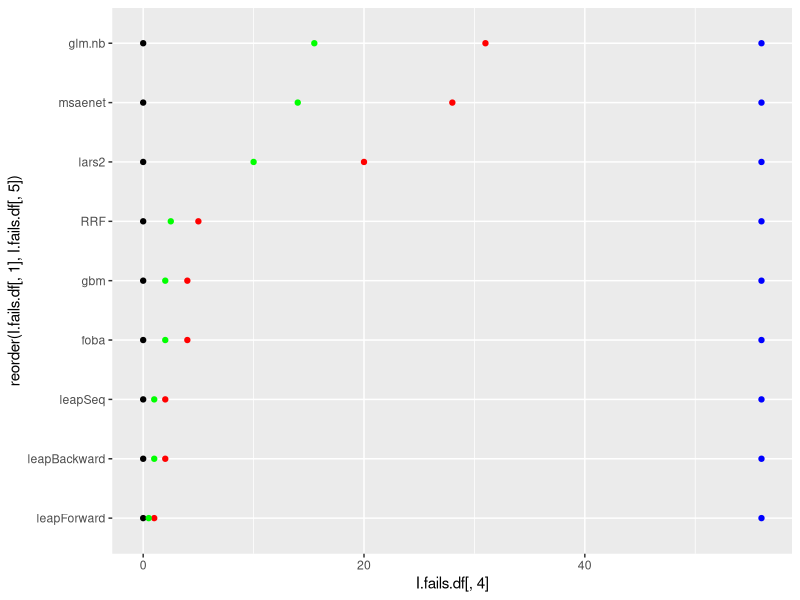
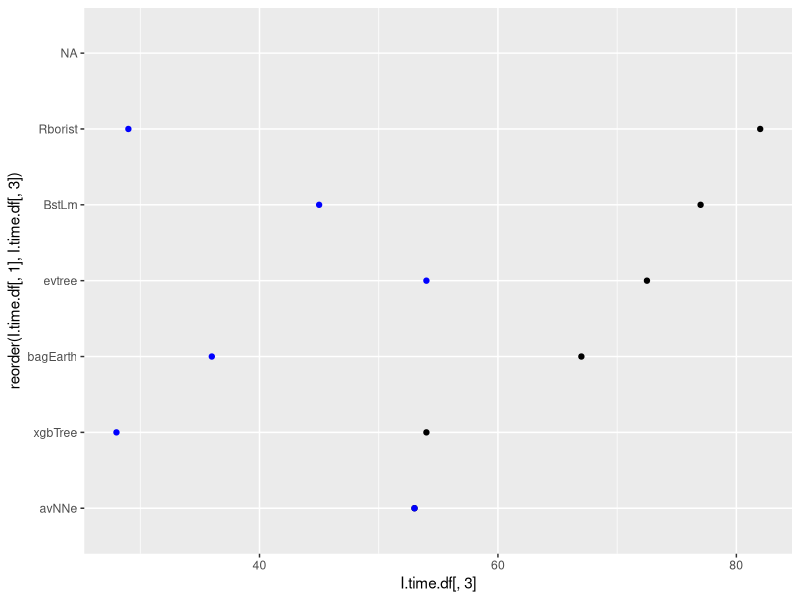
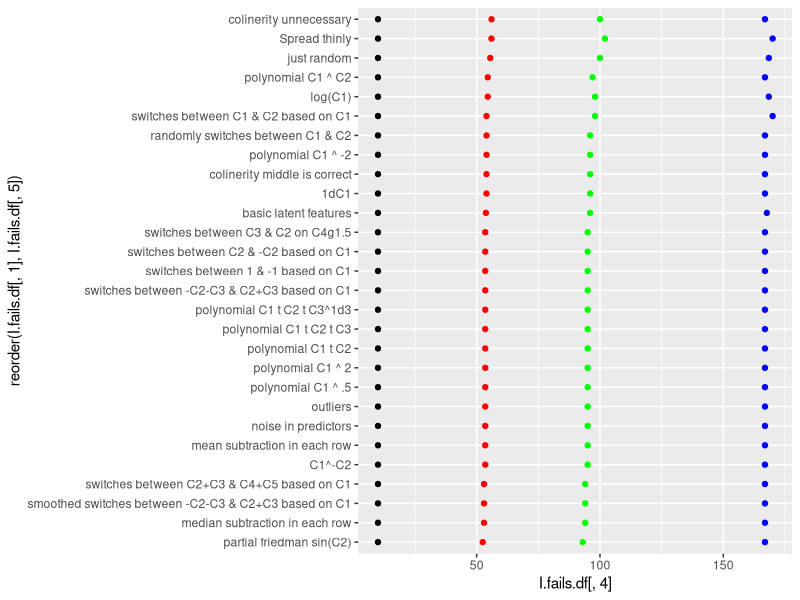
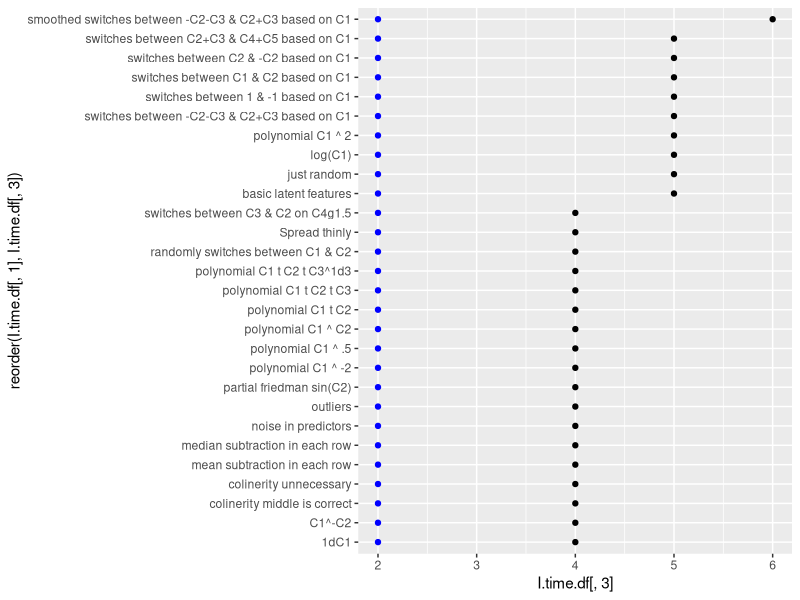
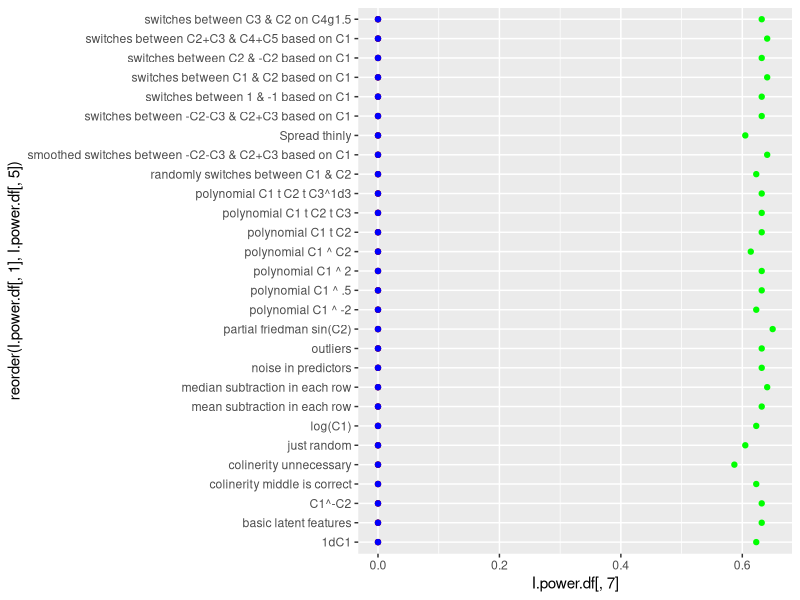
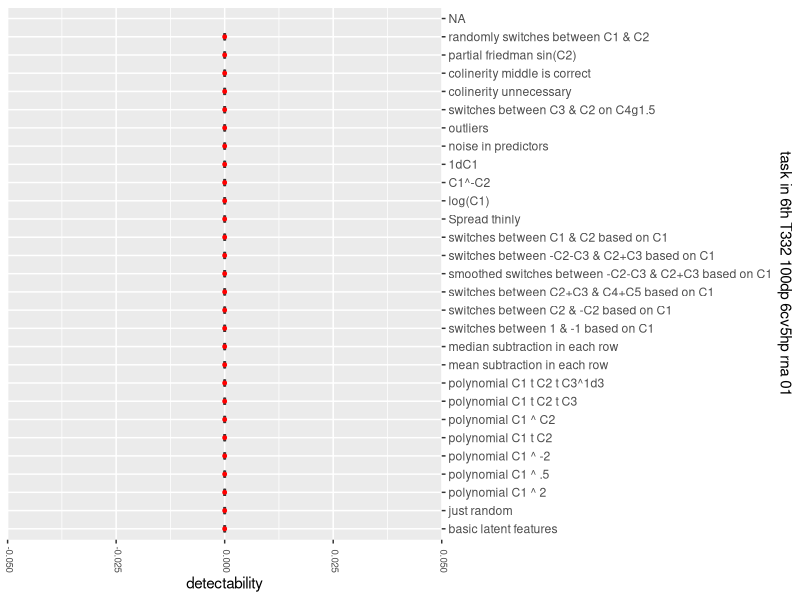
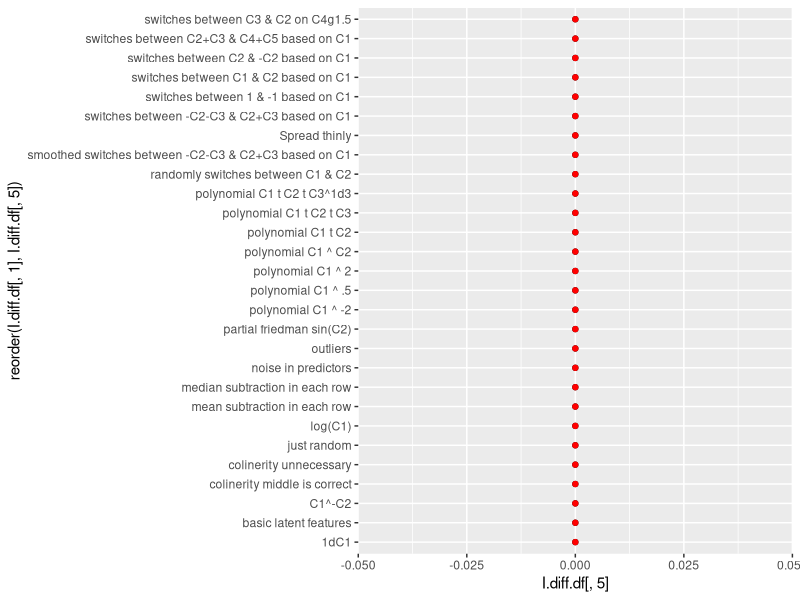
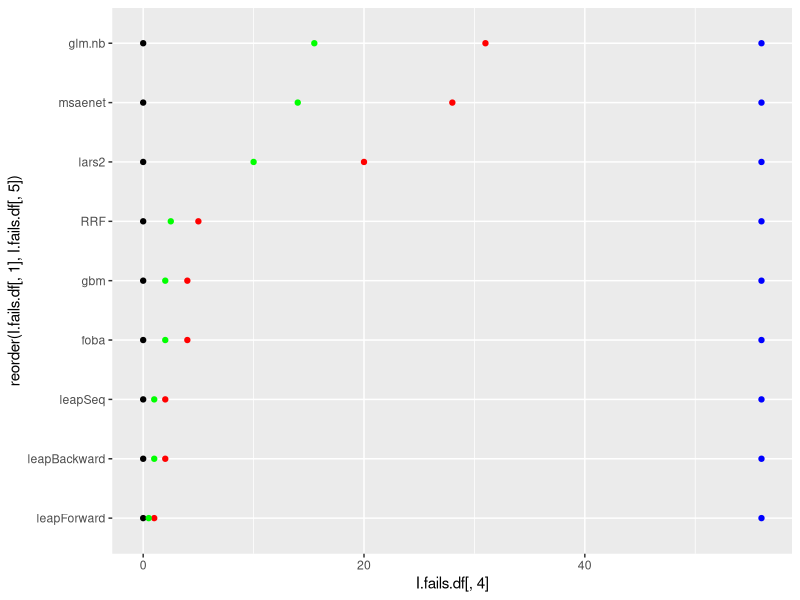

The R script that drew these images, in order: (Note: this script raises an error after producing the figures.)
#ggplot: how  label, print to file
exp.name<-"6th T332 100dp 6cv5hp rna 01"
mainDir<-getwd()
subDir<-exp.name
expiramentresults<-read.csv("gen test out 01col 6th like 5th.csv", sep = ",",fill=TRUE, header = F,quote="",dec=".")
dir.create(file.path(mainDir, subDir))
setwd(file.path(mainDir, subDir))


library(ggplot2)    
library(reshape2) 
#######percent failed######
fails.df<-data.frame()
countr=0
for(algo in unique(expiramentresults[,7]))
{
  countr=countr+1
  fails.df[countr,1]<-algo
  fails.df[countr,2]<-as.numeric(sum(expiramentresults[,7]==algo))
  fails.df[countr,3]<-as.numeric(sum((expiramentresults[,1]=="Fail")*(expiramentresults[,7]==algo), na.rm = T))
  fails.df[countr,4]<-as.numeric(sum((is.na(expiramentresults[,1]))*(expiramentresults[,7]==algo)))
  fails.df[countr,5]<-(as.numeric(fails.df[countr,4])+as.numeric(fails.df[countr,3]))/as.numeric(fails.df[countr,2])
}
iti <- order(fails.df[,5],-fails.df[,4])
fails.df<-rbind(fails.df)[iti,]
write.table(fails.df,
            file = paste(exp.name,"Fails.csv", sep = ""), append =F, quote = F, sep = ",",
            eol = "\n", na = "", dec = ".", row.names = F,
            col.names = F, qmethod = "double")
not.interesting<-(fails.df[,5]==1) + (fails.df[,5]<.001)
I.fails.df<-fails.df[!not.interesting,]
library(ggplot2)

z<-ggplot(I.fails.df, aes(y = I.fails.df[,4], x = reorder(I.fails.df[,1], I.fails.df[,5]))) + geom_point()+ coord_flip()
z+ geom_point(colour="red",aes(I.fails.df[,1] ,I.fails.df[,3]),na.rm = TRUE)+
  geom_point(colour="blue",aes(I.fails.df[,1] ,I.fails.df[,2]))+
  geom_point(colour="green",aes(I.fails.df[,1] ,(I.fails.df[,5]*.5*max(I.fails.df[,2]))))
ggsave(paste(exp.name,"Fails.png", sep = ""),plot = last_plot(),scale = 3)

#####time taken#####
time.df<-data.frame()
countr=0
for(algo in unique(expiramentresults[,7]))
{
  countr=countr+1
  only.algo<-(expiramentresults[,7]==algo)
  time.df[countr,1]<-algo
  time.df[countr,2]<-min(expiramentresults[only.algo,17],na.rm = T)
  time.df[countr,3]<-median(expiramentresults[only.algo,17],na.rm = T)
  time.df[countr,4]<-mean(expiramentresults[only.algo,17],na.rm = T)
  time.df[countr,5]<-max(expiramentresults[only.algo,17],na.rm = T)
}
iti <- order(time.df[,3],time.df[,4])
time.df<-rbind(time.df)[iti,]
write.table(time.df,
            file = paste(exp.name,"Time.csv", sep = ""), append =F, quote = F, sep = ",",
            eol = "\n", na = "", dec = ".", row.names = F,
            col.names = F, qmethod = "double")
not.interesting<-(time.df[,3]<40) 
I.time.df<-time.df[!not.interesting,]

z<-ggplot(I.time.df, aes(y = I.time.df[,3], x = reorder(I.time.df[,1], I.time.df[,3]))) + geom_point()+ coord_flip()
z+   geom_point(colour="blue",aes(I.time.df[,1] ,I.time.df[,2]))#+
  geom_point(colour="red",aes(I.time.df[,1] ,I.time.df[,4]),na.rm = TRUE)
#+
  #geom_point(colour="green",aes(I.time.df[,1] ,(I.time.df[,6]/max(I.time.df[,6]))))
  ggsave(paste(exp.name,"Time.png", sep = ""),plot = last_plot(),scale = 3)
  
#####success by task#### 
fails.df<-data.frame()
countr=0
for(algo in unique(expiramentresults[,10]))
{
  countr=countr+1
  fails.df[countr,1]<-algo
  fails.df[countr,2]<-as.numeric(sum(expiramentresults[,10]==algo))
  fails.df[countr,3]<-as.numeric(sum((expiramentresults[,1]=="Fail")*(expiramentresults[,10]==algo), na.rm = T))
  fails.df[countr,4]<-as.numeric(sum((is.na(expiramentresults[,1]))*(expiramentresults[,10]==algo)))
  fails.df[countr,5]<-(as.numeric(fails.df[countr,4])+as.numeric(fails.df[countr,3]))/as.numeric(fails.df[countr,2])
}
iti <- order(fails.df[,5],-fails.df[,4])
fails.df<-rbind(fails.df)[iti,]
write.table(fails.df,
            file = paste(exp.name,"FailsTask.csv", sep = ""), append =F, quote = F, sep = ",",
            eol = "\n", na = "", dec = ".", row.names = F,
            col.names = F, qmethod = "double")
not.interesting<-(fails.df[,5]==1) + (fails.df[,5]<.01)
I.fails.df<-fails.df#[!not.interesting,]


z<-ggplot(I.fails.df, aes(y = I.fails.df[,4], x = reorder(I.fails.df[,1], I.fails.df[,5]))) + geom_point()+ coord_flip()
z+ geom_point(colour="green",aes(I.fails.df[,1] ,I.fails.df[,3]),na.rm = TRUE)+
  geom_point(colour="blue",aes(I.fails.df[,1] ,I.fails.df[,2]*170/max(I.fails.df[,2])))+
  geom_point(colour="red",aes(I.fails.df[,1] ,(I.fails.df[,5]*.5*max(I.fails.df[,2]))))
ggsave(paste(exp.name,"FailTask.png", sep = ""),plot = last_plot(),scale = 3)

#####time taken by task#####
time.df<-data.frame()
countr=0
for(algo in unique(expiramentresults[,10]))
{
  countr=countr+1
  only.algo<-(expiramentresults[,10]==algo)
  time.df[countr,1]<-algo
  time.df[countr,2]<-min(expiramentresults[only.algo,17],na.rm = T)
  time.df[countr,3]<-median(expiramentresults[only.algo,17],na.rm = T)
  time.df[countr,4]<-mean(expiramentresults[only.algo,17],na.rm = T)
  time.df[countr,5]<-max(expiramentresults[only.algo,17],na.rm = T)
}
iti <- order(time.df[,3],time.df[,4])
time.df<-rbind(time.df)[iti,]
write.table(time.df,
            file = paste(exp.name,"TimeTask.csv", sep = ""), append =F, quote = F, sep = ",",
            eol = "\n", na = "", dec = ".", row.names = F,
            col.names = F, qmethod = "double")
not.interesting<-(time.df[,3]<40) 
I.time.df<-time.df#[!not.interesting,]

z<-ggplot(I.time.df, aes(y = I.time.df[,3], x = reorder(I.time.df[,1], I.time.df[,3]))) + geom_point()+ coord_flip()
z+   geom_point(colour="blue",aes(I.time.df[,1] ,I.time.df[,2]))#+
ggsave(paste(exp.name,"TimeTask.png", sep = ""),plot = last_plot(),scale = 3)

#geom_point(colour="red",aes(I.time.df[,1] ,I.time.df[,4]),na.rm = TRUE)
#+
#geom_point(colour="green",aes(I.time.df[,1] ,(I.time.df[,6]/max(I.time.df[,6]))))

######power to detect by task#####
exp.res.noF<-expiramentresults[,1]
exp.res.noF<-as.numeric(levels(exp.res.noF))[exp.res.noF]
exp.res.noF[is.na(exp.res.noF)]<-0
exp.res.noF[exp.res.noF<0]<-0
power.df<-data.frame()
countr=0
for(algo in unique(expiramentresults[,10]))
{
  countr=countr+1
  only.algo<-as.logical((expiramentresults[,10]==algo)*(expiramentresults[,1]!="Fail"))
  only.algo[is.na(only.algo)]<-F
  if(sum(only.algo, na.rm=T)<1) {
    countr=countr-1    
    next()}
  power.df[countr,1]<-algo
  power.df[countr,2]<-min(exp.res.noF[only.algo],na.rm = T)
  power.df[countr,3]<-median(exp.res.noF[only.algo],na.rm = T)
  power.df[countr,4]<-round(mean(exp.res.noF[only.algo],na.rm = T),digits = 3)
  power.df[countr,5]<-max(exp.res.noF[only.algo],na.rm = T)
  power.df[countr,6]<-sum(only.algo, na.rm=T)
  power.df[countr,7]<-round(quantile(exp.res.noF[only.algo], probs = .90, na.rm =T),digits = 3)
  power.df[countr,8]<-round(quantile(exp.res.noF[only.algo], probs = .75, na.rm =T),digits = 3)
  
}

iti <- order(power.df[,5],power.df[,7])
power.df<-rbind(power.df)[iti,]
write.table(power.df,
            file = paste(exp.name,"PowerTask.csv", sep = ""), append =F, quote = F, sep = ",",
            eol = "\n", na = "", dec = ".", row.names = F,
            col.names = F, qmethod = "double")
#power.df<-data.frame(power.df, row.names = 1:length(power.df[,1]))
not.interesting<-(power.df[,6]<10)+ is.na(power.df[,6]) 
I.power.df<-power.df[!not.interesting,]

z<-ggplot(I.power.df, aes(y = I.power.df[,7], x = reorder(I.power.df[,1], I.power.df[,5]))) + geom_point()+ coord_flip()
z+ geom_point(colour="red",aes(I.power.df[,1] ,I.power.df[,5]),na.rm = TRUE)+
  geom_point(colour="blue",aes(I.power.df[,1] ,I.power.df[,3]))+
  #geom_point(colour="purple",aes(I.power.df[,1] ,I.power.df[,3]))+
  geom_point(colour="green",aes(I.power.df[,1] ,(I.power.df[,6]/max(I.power.df[,6])-.35)))
ggsave(paste(exp.name,"PowerTask.png", sep = ""),plot = last_plot(),scale = 3)

ttdd<-data.frame()
ttdz<-data.frame()
iti <- order(power.df[,4],power.df[,3])
power.df<-rbind(power.df)[iti,]
orderedlevels<-factor(expiramentresults[,10], power.df[,1],  ordered = T)
ttdz<-data.frame(exp.res.noF,orderedlevels)
ttdd<-ttdz[expiramentresults[,1]!="Fail",]

p <- ggplot(as.data.frame(ttdd), aes(x=melt(ttdd)[,1],y=melt(ttdd)[,3]))
p  +geom_boxplot(width=0.4) + stat_summary(fun.y = "mean", colour = "red", size = 1, geom = "point")+
  theme(axis.text.x=element_text(size=7, angle=270,hjust=0.95,vjust=0.2))+scale_x_discrete(position = "top")+
  xlab(paste("task in",exp.name)) + ylab("detectability") + coord_flip()

ggsave(paste(exp.name,"PowerTaskMean.png", sep = ""),plot = last_plot(),scale = 3)
#some algos are better at some category of tasks and missing them could affect statistic metric index
########difference between %MAE & %RMSE by task####
exp.res.noF<-expiramentresults[,1]
exp.res.noF<-as.numeric(levels(exp.res.noF))[exp.res.noF]
exp.res.noF[is.na(exp.res.noF)]<-0

exp.res.noF2<-expiramentresults[,2]
exp.res.noF2<-as.numeric(levels(exp.res.noF2))[exp.res.noF2]
exp.res.noF2[is.na(exp.res.noF2)]<-0
Results.Defactor<-data.frame(exp.res.noF,exp.res.noF2,expiramentresults[,3:length(expiramentresults[1,])])

exp.res.noFZ<-exp.res.noF;exp.res.noFZ2<-exp.res.noF2
for(countr in 1:length(exp.res.noFZ))
{if(exp.res.noFZ[countr]<0) exp.res.noFZ[countr]<-0
  if(exp.res.noFZ2[countr]<0) exp.res.noFZ2[countr]<-0 }
rel.res.diff<-(round((exp.res.noFZ-exp.res.noFZ2)/max((exp.res.noFZ)+(exp.res.noFZ2)),digits = 3))
res.diff<-(round((exp.res.noFZ-exp.res.noFZ2),digits = 3))


diff.df<-data.frame()
countr=0
for(algo in unique(Results.Defactor[,10]))
{
  countr=countr+1
  only.algo<-as.logical((Results.Defactor[,10]==algo)*(expiramentresults[,1]!="Fail"))
  only.algo[is.na(only.algo)]<-F
  if(sum(only.algo, na.rm=T)<1) {
    countr=countr-1    
    next()}
  diff.df[countr,1]<-algo
  diff.df[countr,2]<-sum(only.algo, na.rm=T)  
  fivenumber<-round(fivenum(res.diff[only.algo],na.rm = T),digits = 3)
  diff.df[countr,3]<-(fivenumber[1]);diff.df[countr,4]<-(fivenumber[2])
  diff.df[countr,5]<-(fivenumber[3]);diff.df[countr,6]<-(fivenumber[4]);diff.df[countr,7]<-(fivenumber[5])
  diff.df[countr,8]<-round(mean(res.diff[only.algo],na.rm = T),digits = 3)
  fivenumber<-round(fivenum(rel.res.diff[only.algo],na.rm = T),digits = 3)
  diff.df[countr,9]<-(fivenumber[1]);diff.df[countr,10]<-(fivenumber[2])
  diff.df[countr,11]<-(fivenumber[3]);diff.df[countr,12]<-(fivenumber[4]);diff.df[countr,13]<-(fivenumber[5])
  
  diff.df[countr,14]<-round(mean(rel.res.diff[only.algo],na.rm = T),digits = 3)
}

iti <- order(diff.df[,5],diff.df[,11])
diff.df<-rbind(diff.df)[iti,]
write.table(diff.df,
            file = paste(exp.name,"DiffTask.csv", sep = ""), append =F, quote = F, sep = ",",
            eol = "\n", na = "", dec = ".", row.names = F,
            col.names = F, qmethod = "double")
#diff.df<-data.frame(diff.df, row.names = 1:length(diff.df[,1]))
not.interesting<-(diff.df[,6]<10)+ is.na(diff.df[,6]) 
I.diff.df<-diff.df#[!not.interesting,]

z<-ggplot(I.diff.df, aes(y = I.diff.df[,5], x = reorder(I.diff.df[,1], I.diff.df[,5]))) + geom_point()+ coord_flip()
z+ geom_point(colour="red",aes(I.diff.df[,1] ,I.diff.df[,8]),na.rm = TRUE)+
  geom_point(colour="blue",aes(I.diff.df[,1] ,I.diff.df[,12]))+
  geom_point(colour="green",aes(I.diff.df[,1] ,(I.diff.df[,14])))
ggsave(paste(exp.name,"DiffTask.png", sep = ""),plot = last_plot(),scale = 3)

#########acceptable minimum######
acceptablePloss<-.05
lowestFindScore<-.1
acceptAlgo.df<-data.frame()
acceptAlgo.df[1,1]<-NA
acceptAlgo.df[,c(1:400)]<-NA
countr=0
for(algo in unique(expiramentresults[,10]))
{
  countr=countr+1
  only.algo<-as.logical((expiramentresults[,10]==algo)*(expiramentresults[,1]!="Fail"))
  only.algo[is.na(only.algo)]<-F
  if(sum(only.algo, na.rm=T)<1) {
    countr=countr-1    
    next()}
  taskSeek=(power.df[,1]==algo)
  if(power.df[taskSeek,5]<lowestFindScore) {countr=countr-1 ; next()}
  minAccept<-power.df[taskSeek,5]*(1-acceptablePloss)
  acceptAlgo.df[countr,1]<-algo
  acceptAlgo<-as.logical((exp.res.noF>minAccept)*only.algo)
  acceptAlgo.df[countr,2]<-sum(acceptAlgo)
  acceptAlgo.df[countr,3]<-minAccept
  acceptAlgo.df[countr,4:(sum(acceptAlgo)+3)]<-as.character(expiramentresults[acceptAlgo,7])
 }
iti <- order(acceptAlgo.df[,3],acceptAlgo.df[,2])
acceptAlgo.df<-rbind(acceptAlgo.df)[iti,]

write.table(acceptAlgo.df,
            file = paste(exp.name,acceptablePloss,"MinNecessary.csv", sep = ""), append =F, quote = F, sep = ",",
            eol = "\n", na = "", dec = ".", row.names = F,
            col.names = F, qmethod = "double")




######power to detect#####
exp.res.noF<-expiramentresults[,1]
exp.res.noF<-as.numeric(levels(exp.res.noF))[exp.res.noF]
exp.res.noF[is.na(exp.res.noF)]<-0
exp.res.noF[exp.res.noF<0]<-0

algPower.df<-data.frame()
countr=0
for(algo in unique(expiramentresults[,7]))
{
  countr=countr+1
  only.algo<-as.logical((expiramentresults[,7]==algo)*(expiramentresults[,1]!="Fail"))
  only.algo[is.na(only.algo)]<-F
  if(sum(only.algo, na.rm=T)<1) {
    countr=countr-1    
    next()}
  algPower.df[countr,1]<-algo
  algPower.df[countr,2]<-round(mean(exp.res.noF[only.algo],na.rm = T),digits = 3)

}

algo.max<-vector()
for(countr in 1:length(exp.res.noF)){
  for(task in 1:length(power.df[,1])){
    if(power.df[task,1]==expiramentresults[countr,10]){
      algo.max[countr]<-power.df[task,5]}}}

algo.max[algo.max<.2]<-.2
exp.res.noF<-exp.res.noF/algo.max
#exp.res.noF<-exp.res.noF+1-algo.max

#algPower.df<-data.frame()
countr=0
for(algo in unique(expiramentresults[,7]))
{
  countr=countr+1
  only.algo<-as.logical((expiramentresults[,7]==algo)*(expiramentresults[,1]!="Fail"))
  only.algo[is.na(only.algo)]<-F
  if(sum(only.algo, na.rm=T)<1) {
    countr=countr-1    
    next()}
  #algPower.df[countr,1]<-algo
  algPower.df[countr,3]<-min(exp.res.noF[only.algo],na.rm = T)
  algPower.df[countr,4]<-median(exp.res.noF[only.algo],na.rm = T)
  #algPower.df[countr,4]<-round(mean(exp.res.noF[only.algo],na.rm = T),digits = 3)
  algPower.df[countr,5]<-max(exp.res.noF[only.algo],na.rm = T)
  algPower.df[countr,6]<-sum(only.algo, na.rm=T)
  algPower.df[countr,7]<-round(quantile(exp.res.noF[only.algo], probs = c(.7), na.rm =T),digits = 3)
  algPower.df[countr,8]<-round(quantile(exp.res.noF[only.algo], probs = c(.8), na.rm =T),digits = 3)
  algPower.df[countr,9]<-round(quantile(exp.res.noF[only.algo], probs = c(.9), na.rm =T),digits = 3)
}

iti <- order(algPower.df[,4],algPower.df[,8])
algPower.df<-rbind(algPower.df)[iti,]
write.table(algPower.df,
            file = paste(exp.name,"Power.csv", sep = ""), append =F, quote = F, sep = ",",
            eol = "\n", na = "", dec = ".", row.names = F,
            col.names = F, qmethod = "double")
#algPower.df<-data.frame(algPower.df, row.names = 1:length(algPower.df[,1]))
not.interesting<-(algPower.df[,6]<20)+(algPower.df[,4]<.2)+ is.na(algPower.df[,6]) 
I.power.df<-algPower.df[!not.interesting,]

z<-ggplot(I.power.df, aes(y = I.power.df[,2], x = reorder(I.power.df[,1], I.power.df[,2]))) + 
  geom_point()+#+##+coord_flip()
  theme(axis.text.x=element_text(size=7, angle=270,hjust=0.95,vjust=0.2))+scale_x_discrete(position = "top")
z+ geom_point(colour="red",aes(I.power.df[,1] ,I.power.df[,8]),na.rm = TRUE)+
  geom_point(colour="blue",aes(I.power.df[,1] ,I.power.df[,5]))+xlab("Learn power by task") + ylab("ord by mean") +
  geom_point(colour="purple",aes(I.power.df[,1] ,I.power.df[,9]))+
  geom_point(colour="green",aes(I.power.df[,1] ,(I.power.df[,6]/max(I.power.df[,6])-.45)))
ggsave(paste(exp.name,"Power.png", sep = ""),plot = last_plot(),scale = 3)

#some tasks are harder and thus improvement in them should count for more
#that affects the black mean but not red-blue bc 1-0 is % of max score on that task
#some algos are better at some category of tasks and these tasks are overepresented
#that affects the black mean but less red-blue bc as only method's best 20% matter
z<-ggplot(I.power.df, aes(y = I.power.df[,2], x = reorder(I.power.df[,1], I.power.df[,8]))) + 
  geom_point()+#+##+coord_flip()
  theme(axis.text.x=element_text(size=7, angle=270,hjust=0.95,vjust=0.2))+scale_x_discrete(position = "top")
z+ geom_point(colour="red",aes(I.power.df[,1] ,I.power.df[,8]),na.rm = TRUE)+
  geom_point(colour="blue",aes(I.power.df[,1] ,I.power.df[,5]))+xlab("Learn power % of maximum by task") + ylab("ord by 80%") +
  geom_point(colour="purple",aes(I.power.df[,1] ,I.power.df[,9]))+
  geom_point(colour="green",aes(I.power.df[,1] ,(I.power.df[,6]/max(I.power.df[,6])-.45)))
ggsave(paste(exp.name,"PowerReorder.png", sep = ""),plot = last_plot(),scale = 3)
z<-ggplot(I.power.df, aes(y = I.power.df[,2], x = reorder(I.power.df[,1], I.power.df[,9]))) + 
  geom_point()+#+##+coord_flip()
  theme(axis.text.x=element_text(size=7, angle=270,hjust=0.95,vjust=0.2))+scale_x_discrete(position = "top")
z+ geom_point(colour="red",aes(I.power.df[,1] ,I.power.df[,8]),na.rm = TRUE)+
  geom_point(colour="blue",aes(I.power.df[,1] ,I.power.df[,5]))+xlab("Learn power % of maximum by task") + ylab("ord by 90%") +
  geom_point(colour="purple",aes(I.power.df[,1] ,I.power.df[,9]))+
  geom_point(colour="green",aes(I.power.df[,1] ,(I.power.df[,6]/max(I.power.df[,6])-.45)))
ggsave(paste(exp.name,"PowerReorder2.png", sep = ""),plot = last_plot(),scale = 3)

setwd(file.path(mainDir))
